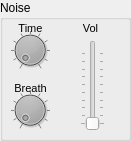
     <widget class="QGroupBox" name="groupBox_35" >
      <property name="geometry" >
       <rect>
        <x>30</x>
        <y>390</y>
        <width>131</width>
        <height>141</height>
       </rect>
      </property>
      <property name="title" >
       <string>Noise</string>
      </property>
      <widget class="QDial" name="noiseTime_dial" >
       <property name="geometry" >
        <rect>
         <x>10</x>
         <y>30</y>
         <width>40</width>
         <height>40</height>
        </rect>
       </property>
       <property name="palette" >
        <palette>
         <active>
          <colorrole role="Button" >
           <brush brushstyle="SolidPattern" >
            <color alpha="255" >
             <red>0</red>
             <green>0</green>
             <blue>0</blue>
            </color>
           </brush>
          </colorrole>
         </active>
         <inactive>
          <colorrole role="Button" >
           <brush brushstyle="SolidPattern" >
            <color alpha="255" >
             <red>0</red>
             <green>0</green>
             <blue>0</blue>
            </color>
           </brush>
          </colorrole>
         </inactive>
         <disabled>
          <colorrole role="Button" >
           <brush brushstyle="SolidPattern" >
            <color alpha="255" >
             <red>0</red>
             <green>0</green>
             <blue>0</blue>
            </color>
           </brush>
          </colorrole>
         </disabled>
        </palette>
       </property>
       <property name="maximum" >
        <number>127</number>
       </property>
       <property name="notchTarget" >
        <double>12.800000000000001</double>
       </property>
       <property name="notchesVisible" >
        <bool>true</bool>
       </property>
      </widget>
      <widget class="QDial" name="noiseBreath_dial" >
       <property name="geometry" >
        <rect>
         <x>10</x>
         <y>90</y>
         <width>40</width>
         <height>40</height>
        </rect>
       </property>
       <property name="palette" >
        <palette>
         <active>
          <colorrole role="Button" >
           <brush brushstyle="SolidPattern" >
            <color alpha="255" >
             <red>0</red>
             <green>0</green>
             <blue>0</blue>
            </color>
           </brush>
          </colorrole>
         </active>
         <inactive>
          <colorrole role="Button" >
           <brush brushstyle="SolidPattern" >
            <color alpha="255" >
             <red>0</red>
             <green>0</green>
             <blue>0</blue>
            </color>
           </brush>
          </colorrole>
         </inactive>
         <disabled>
          <colorrole role="Button" >
           <brush brushstyle="SolidPattern" >
            <color alpha="255" >
             <red>0</red>
             <green>0</green>
             <blue>0</blue>
            </color>
           </brush>
          </colorrole>
         </disabled>
        </palette>
       </property>
       <property name="maximum" >
        <number>127</number>
       </property>
       <property name="notchTarget" >
        <double>12.800000000000001</double>
       </property>
       <property name="notchesVisible" >
        <bool>true</bool>
       </property>
      </widget>
      <widget class="QSlider" name="noiseLevel_verticalSlider" >
       <property name="geometry" >
        <rect>
         <x>80</x>
         <y>40</y>
         <width>25</width>
         <height>91</height>
        </rect>
       </property>
       <property name="maximum" >
        <number>127</number>
       </property>
       <property name="orientation" >
        <enum>Qt::Vertical</enum>
       </property>
       <property name="tickPosition" >
        <enum>QSlider::TicksBothSides</enum>
       </property>
       <property name="tickInterval" >
        <number>13</number>
       </property>
      </widget>
      <widget class="QLabel" name="label_83" >
       <property name="geometry" >
        <rect>
         <x>0</x>
         <y>20</y>
         <width>61</width>
         <height>16</height>
        </rect>
       </property>
       <property name="font" >
        <font>
         <pointsize>8</pointsize>
        </font>
       </property>
       <property name="text" >
        <string>Time</string>
       </property>
       <property name="alignment" >
        <set>Qt::AlignCenter</set>
       </property>
      </widget>
      <widget class="QLabel" name="label_84" >
       <property name="geometry" >
        <rect>
         <x>0</x>
         <y>80</y>
         <width>61</width>
         <height>16</height>
        </rect>
       </property>
       <property name="font" >
        <font>
         <pointsize>8</pointsize>
        </font>
       </property>
       <property name="text" >
        <string>Breath</string>
       </property>
       <property name="alignment" >
        <set>Qt::AlignCenter</set>
       </property>
      </widget>
      <widget class="QLabel" name="label_98" >
       <property name="geometry" >
        <rect>
         <x>70</x>
         <y>20</y>
         <width>41</width>
         <height>16</height>
        </rect>
       </property>
       <property name="font" >
        <font>
         <pointsize>8</pointsize>
        </font>
       </property>
       <property name="text" >
        <string>Vol</string>
       </property>
       <property name="alignment" >
        <set>Qt::AlignCenter</set>
       </property>
      </widget>
     </widget>
